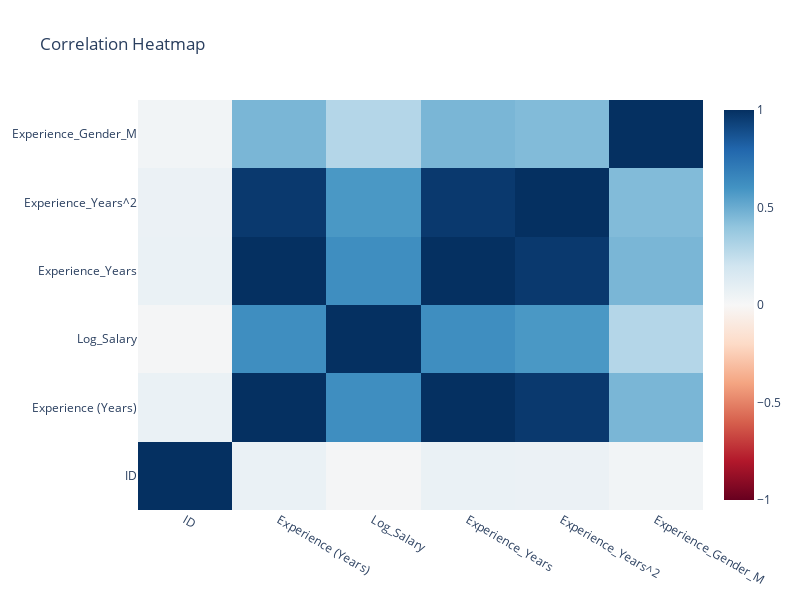

Source (notebook cell):
### Markdown cell above
#### Correlation Heatmap after Feature Scaling

### Code cell
numeric_cols = df.select_dtypes(include=['float64', 'int64']).columns
correlation_matrix = df[numeric_cols].corr()

fig = go.Figure(data=go.Heatmap(
                z=correlation_matrix,
                x=correlation_matrix.columns,
                y=correlation_matrix.columns,
                colorscale='RdBu',
                zmin=-1, zmax=1))

fig.update_layout(title='Correlation Heatmap',
                  height=600, width=800)
fig.show()

### Figure 1 — Plotly figure (JSON) as saved in the notebook; plotly's stock layout.template omitted (floating-point values rounded to 4 significant figures)
{"data": [{"colorscale": [[0, "rgb(103,0,31)"], [0.1, "rgb(178,24,43)"], [0.2, "rgb(214,96,77)"], [0.3, "rgb(244,165,130)"], [0.4, "rgb(253,219,199)"], [0.5, "rgb(247,247,247)"], [0.6, "rgb(209,229,240)"], [0.7, "rgb(146,197,222)"], [0.8, "rgb(67,147,195)"], [0.9, "rgb(33,102,172)"], [1, "rgb(5,48,97)"]], "type": "heatmap", "x": ["ID", "Experience (Years)", "Log_Salary", "Experience_Years", "Experience_Years^2", "Experience_Gender_M"], "y": ["ID", "Experience (Years)", "Log_Salary", "Experience_Years", "Experience_Years^2", "Experience_Gender_M"], "z": [[1, 0.0673, 0.01715, 0.0673, 0.06404, 0.03211], [0.0673, 1, 0.6232, 1.0, 0.9653, 0.46], [0.01715, 0.6232, 1, 0.6232, 0.5816, 0.2922], [0.0673, 1.0, 0.6232, 1, 0.9653, 0.46], [0.06404, 0.9653, 0.5816, 0.9653, 1, 0.4406], [0.03211, 0.46, 0.2922, 0.46, 0.4406, 1]], "zmax": 1, "zmin": -1}], "layout": {"height": 600, "title": {"text": "Correlation Heatmap"}, "width": 800}}
